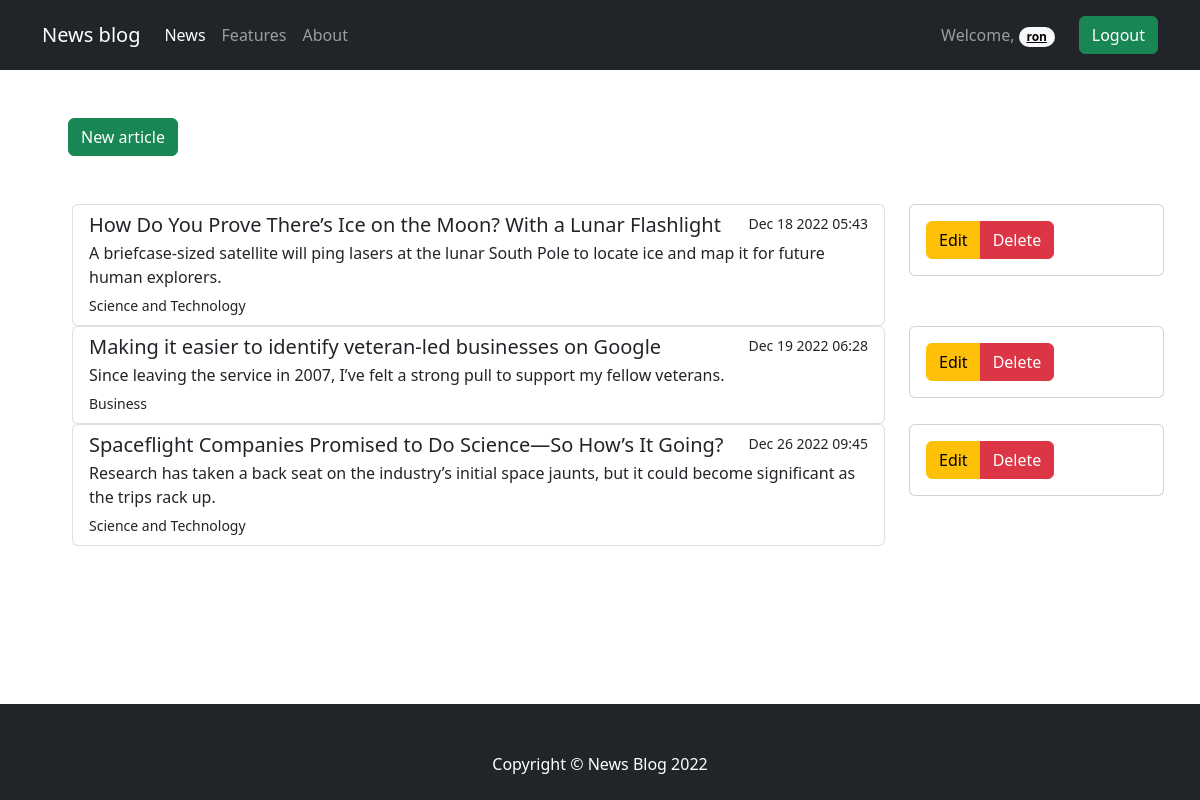
Screenshot of /profile/ (signed in) with the database file from the repository.
### news/models.py (models this page shows, shortened)
class News(models.Model):
    author = models.ForeignKey(User, on_delete=models.CASCADE)
    category = models.ForeignKey(Category, on_delete=models.CASCADE)
    title = models.CharField(max_length=100)
    description = models.CharField(max_length=150)
    image = models.ImageField(upload_to='news/images/')
    article = models.TextField()
    date = models.DateTimeField(auto_now=True)
    class Meta:
        verbose_name_plural = 'News'

class Category(models.Model):
    name = models.CharField(max_length=32)
    class Meta:
        verbose_name_plural = 'Category'
    def __str__(self):
        return self.name

### accounts/views.py (the view)
# urls.py: path('', views.profile, name='profile'),
def profile(request):
    articles = News.objects.filter(author=request.user.id)
    return render(request, 'accounts/profile.html', {'articles': articles})

### accounts/templates/accounts/profile.html
{% extends 'base.html' %}
{% block content %}
<div class="container m-5">
    {% if user.is_authenticated %}
    <a href="{% url 'newarticle' %}">
        <button type="button" class="btn btn-success ms-2 me-2">New article</button>
    </a><br><br><br>
    {% if articles %}
    <div class="container">
        {% for article in articles %}
        <div class="row">
            <div class="col">
                <div class="list-group">
                    <a href="{% url 'article' article.id  %}" class="list-group-item list-group-item-action"
                       aria-current="true">
                        <div class="d-flex w-100 justify-content-between">
                            <h5 class="mb-1">{{ article.title }}</h5>
                            <small>{{ article.date|date:'M j Y H:i' }}</small>
                        </div>
                        <p class="mb-1">{{ article.description }}</p>
                        <small>{{ article.category }}</small>
                    </a>
                </div>
            </div>
            <div class="col col-sm-3">
                <div class="card mb-4">
                    <div class="card-body">
                        <div class="btn-group btn-edit-delete">
                            <a href="{% url 'editarticle' article.id %}" class="btn btn-warning">Edit</a>
                            <a href="{% url 'deletearticle' article.id %}" class="btn btn-danger">Delete</a>
                        </div>
                    </div>
                </div>
            </div>
        </div>
        {% endfor %}
    </div>
    {% else %}
    <p>You haven't made any posts yet =(</p>
    {% endif %}
    {% else %}
    <p>Sign In or Sign Up =)</p>
    {% endif %}
</div>
{% endblock %}

### templates/base.html (shortened to what this page needs)
<!DOCTYPE html>
<html lang="en">
<head>
    <link href="https://cdn.jsdelivr.net/npm/bootstrap@5.2.3/dist/css/bootstrap.min.css" rel="stylesheet"
>
    {% load static %}
    <link rel="stylesheet" href="{% static 'css/style.css' %}">
</head>
<body>
    <div class="wrapper">
        <nav class="navbar navbar-expand-lg navbar-dark bg-dark">
            <div class="container">
                <a class="navbar-brand" href="{% url 'home' %}">News blog</a>
                <div class="collapse navbar-collapse" id="navbarText">
                    <ul class="navbar-nav me-auto mb-2 mb-lg-0">
                        <li class="nav-item">
                            <a class="nav-link active" aria-current="page" href="{% url 'home' %}">News</a>
                        </li>
                        <li class="nav-item">
                            <a class="nav-link" href="#">Features</a>
                        </li>
                        <li class="nav-item">
                            <a class="nav-link" href="#">About</a>
                        </li>
                    </ul>
                    {% if user.is_authenticated %}
                    <span class="navbar-text">
                        Welcome, <a class="badge rounded-pill text-bg-light" href="{% url 'profile' %}">{{ user.username }}</a>
                    </span>
                    <span class="navbar-text">
                        <form action="{% url 'logout' %}" method="POST">
                            <button type="submit" class="btn btn-success ms-4">Logout</button>
                        </form>
                    </span>
                    {% endif %}
                </div>
            </div>
        </nav>
        <div class="content">{% block content %} {% endblock %}</div>
        <footer class="py-5 bg-dark">
            <div class="container"><p class="m-0 text-center text-white">Copyright &copy; News Blog 2022</p></div>
        </footer>
    </div>
</body>
</html>

### static/css/style.css (style rules this page uses)
* { margin: 0; padding: 0; }
html, body { height: 100%; }
.wrapper { position: relative; min-height: 100%; }
.content { padding-bottom: 90px; }
footer { position: absolute; left: 0; bottom: 0; width: 100%; height: 80px; }

### rows the page displays
News: title "How Do You Prove There’s Ice on the Moon? With a Lunar Flashlight", date "Dec 18 2022 05:43", description "A briefcase-sized satellite will ping lasers at the lunar South Pole to locate ice and map it for future human explorers.", category "Science and Technology"
News: title "Making it easier to identify veteran-led businesses on Google", date "Dec 19 2022 06:28", description "Since leaving the service in 2007, I’ve felt a strong pull to support my fellow veterans.", category "Business"
News: title "Spaceflight Companies Promised to Do Science—So How’s It Going?", date "Dec 26 2022 09:45", description "Research has taken a back seat on the industry’s initial space jaunts, but it could become significant as the trips rack up.", category "Science and Technology"

### other values shown
{{ user.username }} "ron"
